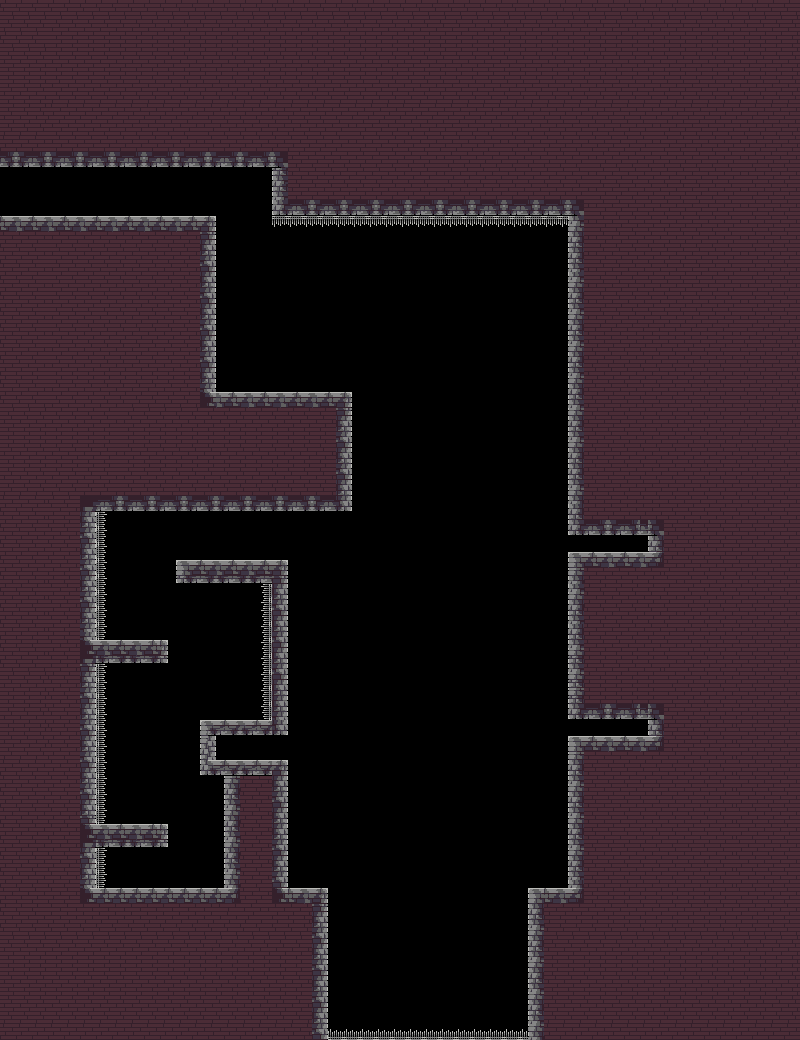

This game map was drawn from its Tiled (.tmx) file and the tilesets committed beside it. A one-line description and the trimmed map source follow:
An orthogonal 100x130 tile map with 8x8 px tiles, 2 tile layers (Capa de patrones 1, Capa de patrones 2), 2 tilesets and 40 objects (2x puerta3, 2x puerta2, 2x puerta1, zona/torre, esFinal/true, ...).

<map version="1.2" tiledversion="1.3.4" orientation="orthogonal" renderorder="right-down" width="100" height="130" tilewidth="8" tileheight="8" infinite="0" nextlayerid="14" nextobjectid="49">
 <tileset firstgid="1" name="Assets" tilewidth="8" tileheight="8" tilecount="1288" columns="46">
  <image source="Assets.png" width="368" height="224" />
 </tileset>
 <tileset firstgid="1289" name="prueba_castillo" tilewidth="8" tileheight="8" tilecount="10000" columns="100">
  <image source="prueba_castillo.png" width="800" height="800" />
 </tileset>
 <layer id="1" name="Capa de patrones 1" width="100" height="130">
  <data>[13000 cells, 8505 non-empty, 82 distinct tile ids]</data>
 </layer>
 <layer id="2" name="Capa de patrones 2" width="100" height="130">
  <data>[13000 cells, 206 non-empty, 30 distinct tile ids]</data>
 </layer>
 <objectgroup id="3" name="Metadata">
  <object id="1" name="zona/torre" x="621" y="38" />
  <object id="47" name="esFinal/true" x="335" y="10" />
 </objectgroup>
 <objectgroup id="4" name="Hitboxes">
  <object id="8" x="0" y="392" width="96" height="511.667" />
  <object id="9" x="96" y="888" width="232" height="212" />
  <object id="10" x="96" y="824" width="72" height="23" />
  <object id="11" x="200" y="720" width="16" height="55" />
  <object id="12" x="216" y="760" width="72" height="15" />
  <object id="13" x="216" y="720" width="72" height="15" />
  <object id="14" x="96" y="640" width="72" height="23" />
  <object id="15" x="176" y="560" width="112" height="23" />
  <object id="16" x="272" y="583" width="16" height="137" />
  <object id="17" x="92.2348" y="137.455" width="198.606" height="29.5415" />
  <object id="18" x="272" y="167" width="312.005" height="48.7863" />
  <object id="19" x="568" y="215.875" width="95.9959" height="319.114" />
  <object id="20" x="648" y="535" width="15.7826" height="17" />
  <object id="21" x="568" y="552" width="96.3768" height="167.904" />
  <object id="22" x="648.035" y="720.052" width="16.3913" height="15.9091" />
  <object id="23" x="568" y="736" width="97.0181" height="151.881" />
  <object id="24" x="528" y="888" width="52" height="209.5" />
  <object id="25" x="0" y="216" width="216" height="176" />
  <object id="27" x="96" y="391.998" width="256.009" height="119.002" />
  <object id="34" x="-31.4375" y="152.125" width="31.5625" height="15" />
  <object id="35" x="-32.4545" y="216" width="32.3636" height="15.6364" />
 </objectgroup>
 <objectgroup id="11" name="Salidas">
  <object id="36" name="Hub_World/4" x="-42.25" y="167.125" width="11.5" height="48.875" />
 </objectgroup>
 <objectgroup id="5" name="NPC">
  <object id="37" name="boss1_cartel1" x="138" y="200" width="16" height="16" />
 </objectgroup>
 <objectgroup id="6" name="PuertasH">
  <object id="38" name="puerta3" x="328" y="888" width="200.016" height="16" />
  <object id="39" name="puerta2" x="328" y="904" width="200.1" height="16" />
  <object id="41" name="puerta1" x="328" y="920" width="200.1" height="16" />
 </objectgroup>
 <objectgroup id="7" name="Palancas">
  <object id="29" name="puerta3" x="632" y="536" width="16" height="16" />
  <object id="30" name="puerta2" x="632" y="720" width="16" height="16" />
  <object id="31" name="puerta1" x="216" y="744" width="16" height="16" />
 </objectgroup>
 <objectgroup id="8" name="Entradas">
  <object id="33" name="0" x="8.27273" y="192" width="24" height="24" />
 </objectgroup>
 <objectgroup id="9" name="ZonasLetales">
  <object id="3" x="276.653" y="215.875" width="291.545" height="11" />
  <object id="4" x="96" y="512" width="7.98438" height="127.984" />
  <object id="5" x="264" y="584" width="7.97778" height="135.991" />
  <object id="6" x="96" y="664" width="8" height="159.994" />
  <object id="7" x="96" y="848" width="7.98438" height="40" />
  <object id="46" x="328.028" y="1028.05" width="200.103" height="10.75" />
 </objectgroup>
 <objectgroup id="10" name="10">
  <object id="2" x="352" y="392" width="215.481" height="119" />
 </objectgroup>
 <objectgroup id="13" name="12">
  <object id="44" x="408.551" y="295.892" width="96" height="96" />
 </objectgroup>
</map>
